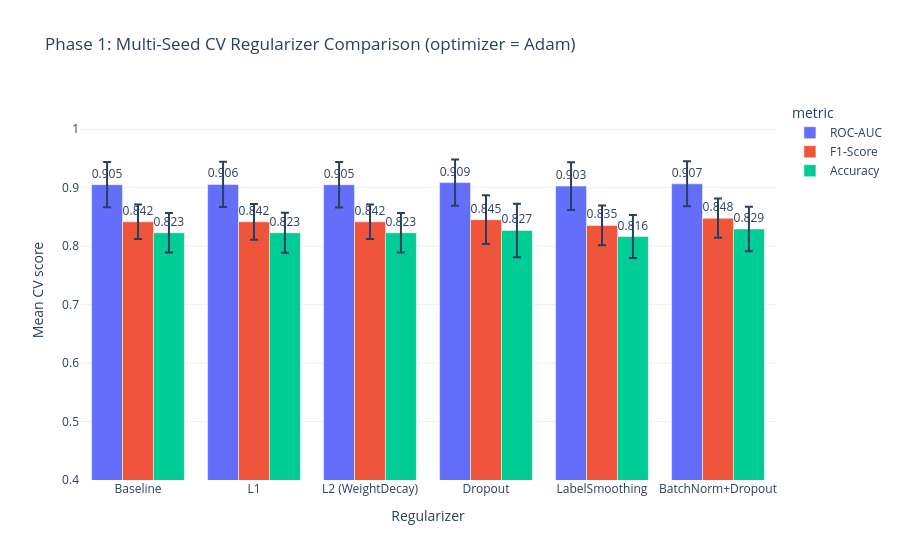
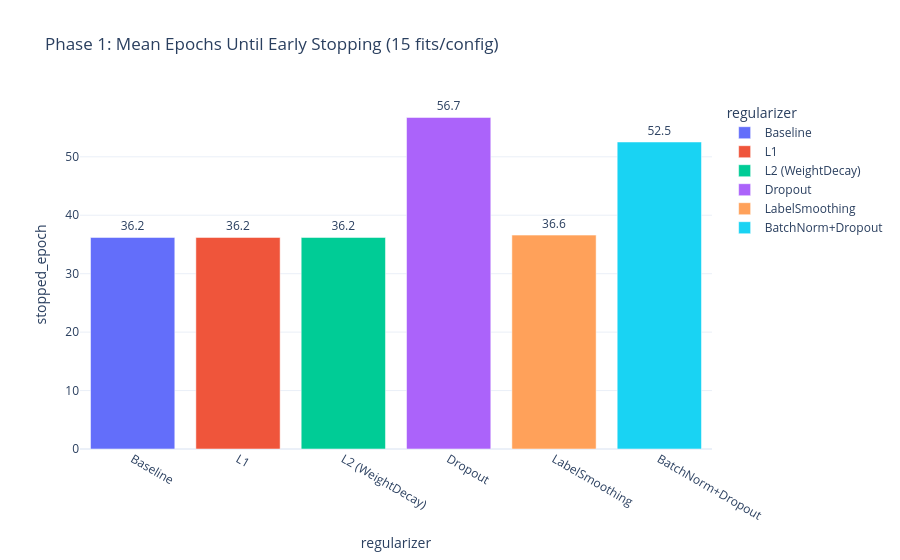

The notebook cell saved with these charts, in order:
### Markdown cell above
### Phase 1 Results - Visualizations

### Code cell
df_p1 = pd.DataFrame(
    [{key: value for key, value in record.items() if not key.startswith('_')} for record in phase1_raw]
)

df_melt = df_p1.melt(
    id_vars='regularizer', value_vars=list(METRIC_MAP.keys()),
    var_name='metric_key', value_name='score',
)
df_melt['metric'] = df_melt['metric_key'].map(METRIC_MAP)
df_melt['std'] = [
    df_p1.loc[df_p1['regularizer'] == row.regularizer, f'cv_std_{row.metric_key[3:]}'].iloc[0]
    for row in df_melt.itertuples()
]

fig_p1_bar = px.bar(
    df_melt, x='regularizer', y='score', color='metric', error_y='std',
    barmode='group',
    title=f'Phase 1: Multi-Seed CV Regularizer Comparison (optimizer = {PHASE1_OPTIMIZER_NAME})',
    labels={'score': 'Mean CV score', 'regularizer': 'Regularizer'},
    color_discrete_sequence=px.colors.qualitative.Plotly,
    template='plotly_white', text_auto='.3f',
)
fig_p1_bar.update_layout(yaxis=dict(range=[0.4, 1.05]))
fig_p1_bar.update_traces(textposition='outside')
fig_p1_bar.show()

# ── Stopped-epoch bar ────────────────────────────────────────
px.bar(
    df_p1, x='regularizer', y='stopped_epoch',
    title='Phase 1: Mean Epochs Until Early Stopping (15 fits/config)',
    color='regularizer', template='plotly_white', text_auto='.1f',
).update_traces(textposition='outside').show()

### Figure 1 — Plotly figure (JSON) as saved in the notebook; plotly's stock layout.template omitted (floating-point values rounded to 4 significant figures)
{"data": [{"alignmentgroup": "True", "error_y": {"array": [0.0387, 0.03881, 0.03903, 0.03936, 0.04089, 0.03841]}, "hovertemplate": "metric=ROC-AUC<br>Regularizer=%{x}<br>Mean CV score=%{y}<extra></extra>", "legendgroup": "ROC-AUC", "marker": {"color": "#636EFA", "pattern": {"shape": ""}}, "name": "ROC-AUC", "offsetgroup": "ROC-AUC", "orientation": "v", "showlegend": true, "textposition": "outside", "texttemplate": "%{y:.3f}", "type": "bar", "x": ["Baseline", "L1", "L2 (WeightDecay)", "Dropout", "LabelSmoothing", "BatchNorm+Dropout"], "xaxis": "x", "y": [0.9052, 0.9056, 0.9051, 0.9087, 0.9028, 0.9066], "yaxis": "y"}, {"alignmentgroup": "True", "error_y": {"array": [0.02963, 0.03053, 0.02963, 0.04171, 0.03389, 0.03357]}, "hovertemplate": "metric=F1-Score<br>Regularizer=%{x}<br>Mean CV score=%{y}<extra></extra>", "legendgroup": "F1-Score", "marker": {"color": "#EF553B", "pattern": {"shape": ""}}, "name": "F1-Score", "offsetgroup": "F1-Score", "orientation": "v", "showlegend": true, "textposition": "outside", "texttemplate": "%{y:.3f}", "type": "bar", "x": ["Baseline", "L1", "L2 (WeightDecay)", "Dropout", "LabelSmoothing", "BatchNorm+Dropout"], "xaxis": "x", "y": [0.8417, 0.8416, 0.8417, 0.8452, 0.8355, 0.8478], "yaxis": "y"}, {"alignmentgroup": "True", "error_y": {"array": [0.03365, 0.0343, 0.03365, 0.04568, 0.03676, 0.03814]}, "hovertemplate": "metric=Accuracy<br>Regularizer=%{x}<br>Mean CV score=%{y}<extra></extra>", "legendgroup": "Accuracy", "marker": {"color": "#00CC96", "pattern": {"shape": ""}}, "name": "Accuracy", "offsetgroup": "Accuracy", "orientation": "v", "showlegend": true, "textposition": "outside", "texttemplate": "%{y:.3f}", "type": "bar", "x": ["Baseline", "L1", "L2 (WeightDecay)", "Dropout", "LabelSmoothing", "BatchNorm+Dropout"], "xaxis": "x", "y": [0.8229, 0.8229, 0.8229, 0.8268, 0.8164, 0.8294], "yaxis": "y"}], "layout": {"barmode": "group", "legend": {"title": {"text": "metric"}, "tracegroupgap": 0}, "title": {"text": "Phase 1: Multi-Seed CV Regularizer Comparison (optimizer = Adam)"}, "xaxis": {"anchor": "y", "domain": [0.0, 1.0], "title": {"text": "Regularizer"}}, "yaxis": {"anchor": "x", "domain": [0.0, 1.0], "range": [0.4, 1.05], "title": {"text": "Mean CV score"}}}}

### Figure 2 — Plotly figure (JSON) as saved in the notebook; plotly's stock layout.template omitted (floating-point values rounded to 4 significant figures)
{"data": [{"hovertemplate": "regularizer=%{x}<br>stopped_epoch=%{y}<extra></extra>", "legendgroup": "Baseline", "marker": {"color": "#636efa", "pattern": {"shape": ""}}, "name": "Baseline", "orientation": "v", "showlegend": true, "textposition": "outside", "texttemplate": "%{y:.1f}", "type": "bar", "x": ["Baseline"], "xaxis": "x", "y": [36.2], "yaxis": "y"}, {"hovertemplate": "regularizer=%{x}<br>stopped_epoch=%{y}<extra></extra>", "legendgroup": "L1", "marker": {"color": "#EF553B", "pattern": {"shape": ""}}, "name": "L1", "orientation": "v", "showlegend": true, "textposition": "outside", "texttemplate": "%{y:.1f}", "type": "bar", "x": ["L1"], "xaxis": "x", "y": [36.2], "yaxis": "y"}, {"hovertemplate": "regularizer=%{x}<br>stopped_epoch=%{y}<extra></extra>", "legendgroup": "L2 (WeightDecay)", "marker": {"color": "#00cc96", "pattern": {"shape": ""}}, "name": "L2 (WeightDecay)", "orientation": "v", "showlegend": true, "textposition": "outside", "texttemplate": "%{y:.1f}", "type": "bar", "x": ["L2 (WeightDecay)"], "xaxis": "x", "y": [36.2], "yaxis": "y"}, {"hovertemplate": "regularizer=%{x}<br>stopped_epoch=%{y}<extra></extra>", "legendgroup": "Dropout", "marker": {"color": "#ab63fa", "pattern": {"shape": ""}}, "name": "Dropout", "orientation": "v", "showlegend": true, "textposition": "outside", "texttemplate": "%{y:.1f}", "type": "bar", "x": ["Dropout"], "xaxis": "x", "y": [56.73], "yaxis": "y"}, {"hovertemplate": "regularizer=%{x}<br>stopped_epoch=%{y}<extra></extra>", "legendgroup": "LabelSmoothing", "marker": {"color": "#FFA15A", "pattern": {"shape": ""}}, "name": "LabelSmoothing", "orientation": "v", "showlegend": true, "textposition": "outside", "texttemplate": "%{y:.1f}", "type": "bar", "x": ["LabelSmoothing"], "xaxis": "x", "y": [36.6], "yaxis": "y"}, {"hovertemplate": "regularizer=%{x}<br>stopped_epoch=%{y}<extra></extra>", "legendgroup": "BatchNorm+Dropout", "marker": {"color": "#19d3f3", "pattern": {"shape": ""}}, "name": "BatchNorm+Dropout", "orientation": "v", "showlegend": true, "textposition": "outside", "texttemplate": "%{y:.1f}", "type": "bar", "x": ["BatchNorm+Dropout"], "xaxis": "x", "y": [52.53], "yaxis": "y"}], "layout": {"barmode": "relative", "legend": {"title": {"text": "regularizer"}, "tracegroupgap": 0}, "title": {"text": "Phase 1: Mean Epochs Until Early Stopping (15 fits/config)"}, "xaxis": {"anchor": "y", "categoryarray": ["Baseline", "L1", "L2 (WeightDecay)", "Dropout", "LabelSmoothing", "BatchNorm+Dropout"], "categoryorder": "array", "domain": [0.0, 1.0], "title": {"text": "regularizer"}}, "yaxis": {"anchor": "x", "domain": [0.0, 1.0], "title": {"text": "stopped_epoch"}}}}
